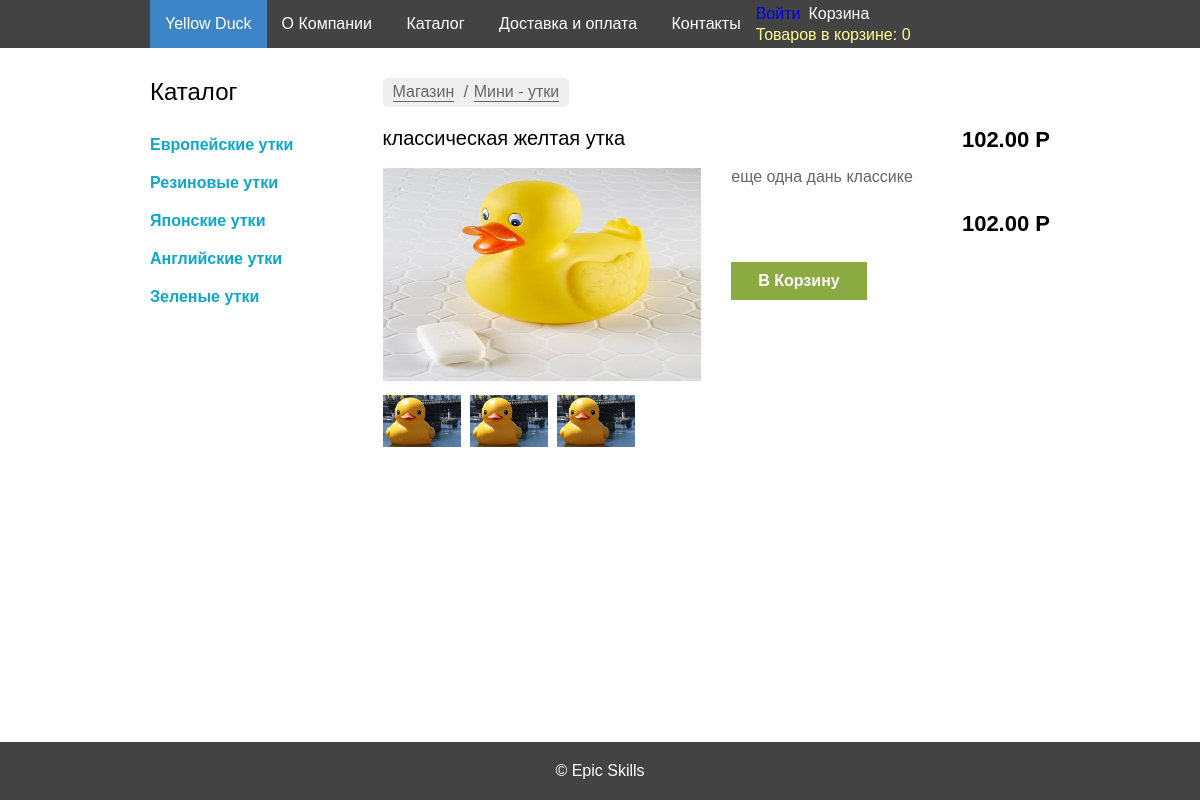
Page /product/?id=62 on the committed database.
### tables this page shows
CREATE TABLE `categories` ( 
	`id` Int( 11 ) AUTO_INCREMENT NOT NULL, 
	`title` VarChar( 255 ) NOT NULL, 
	`created_at` DateTime NULL DEFAULT CURRENT_TIMESTAMP, 
	`updated_at` DateTime NULL DEFAULT CURRENT_TIMESTAMP,
	 PRIMARY KEY ( `id` )
 )
CHARACTER SET = utf8
COLLATE = utf8_general_ci;

CREATE TABLE `products` ( 
	`id` Int( 11 ) AUTO_INCREMENT NOT NULL, 
	`title` VarChar( 255 ) NOT NULL, 
	`description` Text NULL, 
	`price` Double( 7, 2 ) NOT NULL, 
	`image_id` Int( 11 ) NOT NULL DEFAULT '1', 
	`created_at` DateTime NULL, 
	`updated_at` DateTime NOT NULL, 
	`category_id` Int( 11 ) NULL,
	 PRIMARY KEY ( `id` )
 )
CHARACTER SET = utf8
COLLATE = utf8_general_ci;

CREATE TABLE `images` ( 
	`id` Int( 11 ) AUTO_INCREMENT NOT NULL, 
	`photo` VarChar( 255 ) NOT NULL, 
	`created_at` DateTime NULL, 
	`updated_at` DateTime NULL,
	 PRIMARY KEY ( `id` )
 )
CHARACTER SET = utf8
COLLATE = utf8_general_ci;

### src/autoload.php (called while the page is built, shortened)
<?php
function autoload($className) {
    $src_path = __DIR__ . '/../src/';
    $className = ltrim($className, '\\');
    $fileName  = '';
    if ($lastNsPos = strrpos($className, '\\')) {
        $namespace = substr($className, 0, $lastNsPos);
        $className = substr($className, $lastNsPos + 1);
        $fileName  = str_replace('\\', DIRECTORY_SEPARATOR, $namespace) . DIRECTORY_SEPARATOR;
    }
    $fileName .= str_replace('_', DIRECTORY_SEPARATOR, $className) . '.php';
}

### src/App/DB/Connection.php (called while the page is built, shortened)
<?php
class Connection {
    private $connection;
    public function __construct($username,$password) {
        try {
            $this->connection = new \PDO(
                'mysql:host=localhost;dbname=duck_store;charset=utf8',
                $username,
                $password
            );
        } catch (\Exception $e) {
            die($e->getMessage());
        }
    }
    public function prepare($sql) {
        return $this->connection->prepare($sql);
    }
}

### src/App/DB/Categories.php (called while the page is built, shortened)
<?php
class Categories {
    public static function getAll(Connection $connection) {
        $cat_stmt = $connection->prepare("SELECT * FROM `categories`");
        $cat_stmt->execute();
        return $cat_stmt->fetchAll(\PDO::FETCH_ASSOC);
    }
}

### src/App/DB/Products.php (called while the page is built, shortened)
<?php
class Products {
    public static function get($id, Connection $connection) {
        $statement = $connection->prepare('SELECT p.id, p.title, p.description, p.price, p.category_id, p.updated_at, i.photo
 FROM `products` p INNER JOIN `images` i ON p.image_id = i.id WHERE p.id = :id');
        $statement->execute([':id' => $id]);
        return $statement->fetch(\PDO::FETCH_ASSOC);
    }
}

### src/templates/_menu.php (the view, shortened to what this page needs)
<aside class="column column3">
	<h2>Каталог</h2>
	<ul class="categories">
        <?php
        foreach ($categories as $_category) {
            echo "<li><a href='"
                . \App\Utilities\Options::URL
                . "/category/?id="
                . $_category['id'] . "'>"
                . $_category['title'] . "</a></li>";
        }
        ?>
	</ul>
</aside>

### src/templates/_item-page.php
<div class=" row clearfix item-heading">
    <h1 class="item-name column column6"><?=$product['title'];?></h1>
    <p class="price column column6"><?=$product['price'];?> P</p>
</div>
<div class="row clearfix">
    <div class="column column6">
        <div class="item-gallery">
           <img src="<?=$product['photo'];?>" alt="уточка">
            <div class="small-images">
                <img src="<?= \App\Utilities\Options::ASSETS_PATH ?>img/item.jpeg" alt="уточка">
                <img src="<?= \App\Utilities\Options::ASSETS_PATH ?>img/item.jpeg" alt="уточка">
                <img src="<?= \App\Utilities\Options::ASSETS_PATH ?>img/item.jpeg" alt="уточка">
            </div>
        </div>
    </div>
    <div class="column column6">
        <p class="item-description">
            <?=$product['description'];?>
        </p>
        <p class="price"><?=$product['price'];?> P</p>
        <div class="order-btns">
            <a href="<?= \App\Utilities\Options::URL ?>/cart/add/?item=<?=$product['id']?>" class="btn-basket">В Корзину</a>
        </div>
    </div>
</div>

### web/css/style.css (style rules this page uses)
* { margin: 0; padding: 0; -webkit-box-sizing: border-box; -moz-box-sizing: border-box; box-sizing: border-box; }
body { background-color: #fff; width: 100%; }
.clearfix::after { content: ''; display: table; clear: both; }
.row { margin-left: -15px; margin-right: -15px; }
.column { position: relative; min-height: 1px; padding-left: 15px; padding-right: 15px; float: left; }
.column3 { width: 25%; }
.column6 { width: 50%; }
a { text-decoration: none; }
li { list-style-type: none; }
p { font-size: 16px; }
h1,h2,h3 { font-weight: normal; }
h2 { font-size: 24px; margin-bottom: 20px; }
nav li,nav li a,.btn-basket { display: inline-block; }
aside a { display: block; color: #0ea7c9; padding: 10px 0; font-size: 16px; font-weight: bold; }
.btn-basket { background-color: #8bab42; color: #fff; padding: 10px 27px; font-weight: bold; }
.item-heading { margin-bottom: 15px; }
.item-heading h1 { margin: 0; float: left; font-size: 20px; font-weight: normal; }
.item-heading p { float: right; }
.price { text-align: right; font-weight: bold; font-size: 22px; }
.item-gallery>img { width: 100%; height: 213px; margin-bottom: 10px; }
.small-images img { width: 78px; margin-right: 5px; }
.item-description { color: #666; margin-bottom: 25px; }
.order-btns { margin-top: 25px; }

### rows in the picture
categories: title "Европейские утки"
categories: title "Резиновые утки"
categories: title "Японские утки"
categories: title "Английские утки"
categories: title "Зеленые утки"
products: title "классическая желтая утка", price "102.00", image.photo (picture), description "еще одна дань классике"

### other values in the picture
getProductsInCart() "0"
